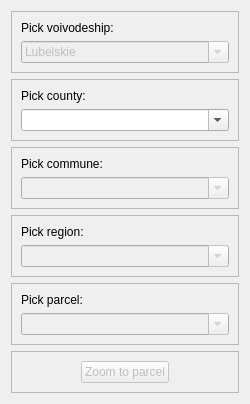
<?xml version="1.0" encoding="UTF-8"?>
<ui version="4.0">
 <class>uldkParcelFinderDialog</class>
 <widget class="QDialog" name="uldkParcelFinderDialog">
  <property name="geometry">
   <rect>
    <x>0</x>
    <y>0</y>
    <width>250</width>
    <height>392</height>
   </rect>
  </property>
  <property name="maximumSize">
   <size>
    <width>250</width>
    <height>400</height>
   </size>
  </property>
  <property name="windowTitle">
   <string>Dialog</string>
  </property>
  <layout class="QVBoxLayout" name="verticalLayout_6">
   <item>
    <widget class="QFrame" name="voivodeshipGroup">
     <property name="frameShape">
      <enum>QFrame::StyledPanel</enum>
     </property>
     <property name="frameShadow">
      <enum>QFrame::Raised</enum>
     </property>
     <layout class="QVBoxLayout" name="verticalLayout">
      <item>
       <widget class="QLabel" name="voivodeshipComboBoxLabel">
        <property name="text">
         <string>Pick voivodeship:</string>
        </property>
       </widget>
      </item>
      <item>
       <widget class="QComboBox" name="voivodeshipComboBox">
        <property name="enabled">
         <bool>false</bool>
        </property>
        <property name="toolTip">
         <string notr="true"/>
        </property>
        <property name="editable">
         <bool>true</bool>
        </property>
        <property name="frame">
         <bool>true</bool>
        </property>
        <item>
         <property name="text">
          <string>Lubelskie</string>
         </property>
        </item>
       </widget>
      </item>
     </layout>
    </widget>
   </item>
   <item>
    <widget class="QFrame" name="countyGroup">
     <property name="frameShape">
      <enum>QFrame::StyledPanel</enum>
     </property>
     <property name="frameShadow">
      <enum>QFrame::Raised</enum>
     </property>
     <layout class="QVBoxLayout" name="verticalLayout_2">
      <item>
       <widget class="QLabel" name="countyComboBoxLabel">
        <property name="text">
         <string>Pick county:</string>
        </property>
       </widget>
      </item>
      <item>
       <widget class="QComboBox" name="countyComboBox">
        <property name="toolTip">
         <string notr="true"/>
        </property>
        <property name="editable">
         <bool>true</bool>
        </property>
       </widget>
      </item>
     </layout>
    </widget>
   </item>
   <item>
    <widget class="QFrame" name="communeGroup">
     <property name="frameShape">
      <enum>QFrame::StyledPanel</enum>
     </property>
     <property name="frameShadow">
      <enum>QFrame::Raised</enum>
     </property>
     <layout class="QVBoxLayout" name="verticalLayout_3">
      <item>
       <widget class="QLabel" name="communeComboBoxLabel">
        <property name="text">
         <string>Pick commune:</string>
        </property>
       </widget>
      </item>
      <item>
       <widget class="QComboBox" name="communeComboBox">
        <property name="enabled">
         <bool>false</bool>
        </property>
        <property name="toolTip">
         <string notr="true"/>
        </property>
        <property name="editable">
         <bool>true</bool>
        </property>
       </widget>
      </item>
     </layout>
    </widget>
   </item>
   <item>
    <widget class="QFrame" name="regionGroup">
     <property name="frameShape">
      <enum>QFrame::StyledPanel</enum>
     </property>
     <property name="frameShadow">
      <enum>QFrame::Raised</enum>
     </property>
     <layout class="QVBoxLayout" name="verticalLayout_4">
      <item>
       <widget class="QLabel" name="regionComboBoxLabel">
        <property name="maximumSize">
         <size>
          <width>250</width>
          <height>60</height>
         </size>
        </property>
        <property name="text">
         <string>Pick region:</string>
        </property>
       </widget>
      </item>
      <item>
       <widget class="QComboBox" name="regionComboBox">
        <property name="enabled">
         <bool>false</bool>
        </property>
        <property name="toolTip">
         <string notr="true"/>
        </property>
        <property name="editable">
         <bool>true</bool>
        </property>
       </widget>
      </item>
     </layout>
    </widget>
   </item>
   <item>
    <widget class="QFrame" name="parcelGroup">
     <property name="frameShape">
      <enum>QFrame::StyledPanel</enum>
     </property>
     <property name="frameShadow">
      <enum>QFrame::Raised</enum>
     </property>
     <layout class="QVBoxLayout" name="verticalLayout_5">
      <item>
       <widget class="QLabel" name="parcelComboBoxLabel">
        <property name="text">
         <string>Pick parcel:</string>
        </property>
       </widget>
      </item>
      <item>
       <widget class="QComboBox" name="parcelComboBox">
        <property name="enabled">
         <bool>false</bool>
        </property>
        <property name="toolTip">
         <string notr="true"/>
        </property>
        <property name="editable">
         <bool>true</bool>
        </property>
       </widget>
      </item>
     </layout>
    </widget>
   </item>
   <item>
    <spacer name="verticalSpacer">
     <property name="orientation">
      <enum>Qt::Vertical</enum>
     </property>
     <property name="sizeHint" stdset="0">
      <size>
       <width>20</width>
       <height>40</height>
      </size>
     </property>
    </spacer>
   </item>
   <item>
    <widget class="QFrame" name="frame">
     <property name="frameShape">
      <enum>QFrame::StyledPanel</enum>
     </property>
     <property name="frameShadow">
      <enum>QFrame::Raised</enum>
     </property>
     <layout class="QHBoxLayout" name="horizontalLayout">
      <item>
       <spacer name="horizontalSpacer">
        <property name="orientation">
         <enum>Qt::Horizontal</enum>
        </property>
        <property name="sizeHint" stdset="0">
         <size>
          <width>40</width>
          <height>20</height>
         </size>
        </property>
       </spacer>
      </item>
      <item>
       <widget class="QPushButton" name="parcelZoomButton">
        <property name="enabled">
         <bool>false</bool>
        </property>
        <property name="text">
         <string>Zoom to parcel</string>
        </property>
       </widget>
      </item>
      <item>
       <spacer name="horizontalSpacer_2">
        <property name="orientation">
         <enum>Qt::Horizontal</enum>
        </property>
        <property name="sizeHint" stdset="0">
         <size>
          <width>40</width>
          <height>20</height>
         </size>
        </property>
       </spacer>
      </item>
     </layout>
    </widget>
   </item>
  </layout>
 </widget>
 <tabstops>
  <tabstop>voivodeshipComboBox</tabstop>
  <tabstop>countyComboBox</tabstop>
  <tabstop>communeComboBox</tabstop>
  <tabstop>regionComboBox</tabstop>
  <tabstop>parcelComboBox</tabstop>
  <tabstop>parcelZoomButton</tabstop>
 </tabstops>
 <resources/>
 <connections/>
 <slots>
  <slot>populateCombobox(int)</slot>
  <slot>zoomToParcel()</slot>
 </slots>
</ui>
